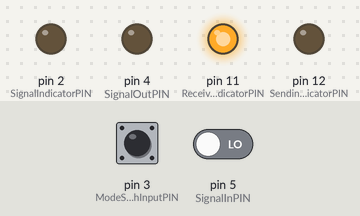
A sketch run on a simulated Arduino Nano, built with avr-gcc and run on an emulated ATmega328P. Parts: output pins drawn as LEDs (lit = HIGH). Inputs (shaded band) come from the test bench; at power-on: pin 3 (ModeSwitchInputPIN) LOW, pin 5 (SignalInPIN) LOW. What the sketch prints to the serial monitor is not drawn.

Above: at 1.2 s.
1.3 s: pin 3 (ModeSwitchInputPIN) pulled HIGH for 0.15 s
At 1.37 s:
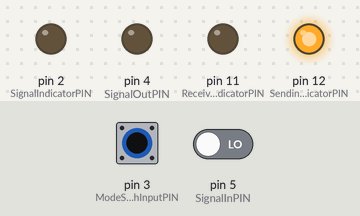
4.4 s: pin 3 (ModeSwitchInputPIN) pulled HIGH for 3.2 s
At 8.4 s:
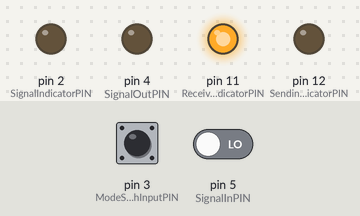
Timing chart, 0 to 9.9 s (numbered marks = the images above; inputs shaded):
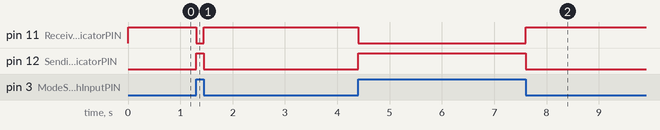

The sketch:

MorseCodeRestructured.ino
```cpp
/****************************************************************
Design by Brady Campbell
created: 1/6/2025     last edited: 3/28/2025
Arduino Nano - Morse Code Project

This version: V1
****************************************************************/

/****************************************************************
KEY MORSE CODE FACTS
****************************************************************/
//review these before making any changes

//    dot 1 unit                    '.'
//    dash 3 unit                   '-'
//    intra-character space 1 unit  'na' //built into dot & dash
//    inter-character space 3 unit  ' '
//    word space 7 unit             '|'
//    UNIT: 200ms  <-- IMPORTANT: this value MUST be IDENTICAL
//                                for both units or it won't work!

/****************************************************************
DICTIONARY - ARRAY OF A STRUCT
****************************************************************/
struct DictionaryMorse {
  char alpha;
  String morse;
};

DictionaryMorse dictionary[] = {
  //ALPHABET
  { 'A', ".- " },
  { 'B', "-... " },
  { 'C', "-.-. " },
  { 'D', "-.. " },
  { 'E', ". " },
  { 'F', "..-. " },
  { 'G', "--. " },
  { 'H', ".... " },
  { 'I', ".. " },
  { 'J', ".--- " },
  { 'K', "-.- " },
  { 'L', ".-.. " },
  { 'M', "-- " },
  { 'N', "-. " },
  { 'O', "--- " },
  { 'P', ".--. " },
  { 'Q', "--.- " },
  { 'R', ".-. " },
  { 'S', "... " },
  { 'T', "- " },
  { 'U', "..- " },
  { 'V', "...- " },
  { 'W', ".-- " },
  { 'X', "-..- " },
  { 'Y', "-.-- " },
  { 'Z', "--.. " },
  //NUMBERS
  { '1', ".---- " },
  { '2', "..--- " },
  { '3', "...-- " },
  { '4', "....- " },
  { '5', "..... " },
  { '6', "-.... " },
  { '7', "--... " },
  { '8', "---.. " },
  { '9', "----. " },
  { '0', "----- " },
  //PUNCTUATION
  { '.', ".-.-.- " },  //FULL STOP
  { ' ', "|" }         //SPACE
};

//DICTIONARY SIZE
int dictionarySize = sizeof(dictionary) / sizeof(dictionary[0]);


/****************************************************************
VARIABLES & PINS
****************************************************************/
//PINS:

    //INPUTS
    int SignalInPIN  = 5;
    int ModeSwitchInputPIN = 3;

    //OUTPUTS
    int SignalOutPIN = 4;

    //INDICATORS
    int SendingModeIndicatorPIN = 12;
    int ReceivingModeIndicatorPIN  = 11;
    int SignalIndicatorPIN = 2;

//VARIABLES:

    //UNIT OF TIME
    unsigned int unit = 200; //milliseconds

    //TRANSLATE MORSE TO ALPHA
    String morseMessage;


    //SERIAL HANDLER
    String serialIn;
    int serialInLength;

    //MODE MANAGER
    bool receivingMode;
    bool sendingMode;

    //SIGNAL GENERATOR
    String messageMorseOut;
    unsigned int messageMorseOutLength;

    //SCRIBE & DECODING
    float duration;
    bool scribeMode;
    String messageMorseIn;
    bool currentState;
    bool lastState;
    float currentEdge;
    float lastEdge;


/****************************************************************
ENCODE ALPHANUMBERIC TO MORSE & MORSE TO ALPHA.
****************************************************************/
String translateAlphaToMorse(char alpha) {
  for (int i = 0; i < dictionarySize; i++) {
    if (dictionary[i].alpha == alpha) {
      return dictionary[i].morse;
    }
  }
  return "!";  // Return Error Character
}

char translateMorseCharToAlphaChar(String morseSubString) {
  for (int i = 0; i < dictionarySize; i++) {
    if (dictionary[i].morse == morseSubString) {
      return dictionary[i].alpha;
    }
  }
  return "!";  // Return Error Character
}

/****************************************************************
TRANSLATE MORSE - PARSE AND CALL DECODE FUNCTION FOR EACH CHAR
****************************************************************/
String translateMorseToAlpha(String morseMessage) {
    String translatedMessage = "";
    String morseSubString = "";

    for (int i = 0; i < morseMessage.length(); i++) {
        char currentMorseChar = morseMessage.charAt(i);

        if (currentMorseChar != ' ' && currentMorseChar != '|') {
            morseSubString += currentMorseChar;  // Collecting Morse character
        }
        else //if (currentMorseChar == ' ' || currentMorseChar == '|')
        {
            // Process the collected Morse character when a space or word separator is encountered
            if (morseSubString.length() > 0) {
                char translatedChar = translateMorseCharToAlphaChar(morseSubString + ' ');
                translatedMessage += translatedChar;
                morseSubString = ""; // Reset for next character
            }
            if (currentMorseChar == '|') {
                translatedMessage += ' '; // Adding space for word separation
            }
        }
    }

    // Ensure the last Morse character is translated
    if (morseSubString.length() > 0) {
        char translatedChar = translateMorseCharToAlphaChar(morseSubString + ' ');
        translatedMessage += translatedChar;
    }

    messageMorseIn = "";
    return translatedMessage;

}

/****************************************************************
MORSE SIGNAL GENERATOR
****************************************************************/
void morseSignalGenerator() {
  for (int i = 0; i < messageMorseOutLength; i++) {
    switch (messageMorseOut[i]) {
      //DOT
      case '.':
        digitalWrite(SignalOutPIN, HIGH);
        digitalWrite(SignalIndicatorPIN, HIGH);
        delay(unit);  //dot
        digitalWrite(SignalOutPIN, LOW);
        digitalWrite(SignalIndicatorPIN, LOW);
        delay(unit);  //intra character space
        break;

      //DASH
      case '-':
        digitalWrite(SignalOutPIN, HIGH);
        digitalWrite(SignalIndicatorPIN, HIGH);
        delay(3 * unit);  //dash
        digitalWrite(SignalOutPIN, LOW);
        digitalWrite(SignalIndicatorPIN, LOW);
        delay(unit);  //intra character space
        break;

      //INTER CHARACTER SPACE
      case ' ':
        digitalWrite(SignalOutPIN, LOW);
        digitalWrite(SignalIndicatorPIN, LOW);
        delay(2 * unit);
        break;

      //INTER WORD SPACE
      case '|':
        digitalWrite(SignalOutPIN, LOW);
        digitalWrite(SignalIndicatorPIN, LOW);
        delay(6 * unit);
        break;
    }
  }
}

/****************************************************************
MORSE SIGNAL SCRIBE
****************************************************************/
void morseSignalScribe() {

    if (scribeMode == HIGH) {
        if (duration >= (0.25 * unit) && duration <= (2 * unit)) {
            messageMorseIn += '.';
            Serial.print(".");
        }
        else if (duration > (2 * unit)) {
            messageMorseIn += '-';
            Serial.print("-");
        }
        else {
            // Add an error handler or alert for invalid signal length.
        }
    }

    if (scribeMode == LOW) {
        if (duration >= (2 * unit) && duration <= (6 * unit)) {
            messageMorseIn += ' ';
            Serial.print(" "); // Intra-character gap
        }
        else if (duration > (6 * unit)) {
            messageMorseIn += '|'; // Inter-word gap
            Serial.print("|");
        }
    }
}

/****************************************************************
SERIAL INPUT HANDLING
****************************************************************/
void serialHandler() {
    while (Serial.available() > 0) {
        serialIn += (char)Serial.read();
        delay(10);
    }
    serialInLength = serialIn.length();
}

/****************************************************************
MODE MANAGER
****************************************************************/
void modeManager() {
    bool modeSwitch = digitalRead(ModeSwitchInputPIN);
    if (modeSwitch == HIGH) {
        //Set Mode to sending (and indicate)
        sendingMode = HIGH;
        digitalWrite(SendingModeIndicatorPIN, HIGH);
        receivingMode = LOW;
        digitalWrite(ReceivingModeIndicatorPIN, LOW);
    }
    else if (modeSwitch == LOW) {
        //Set Mode to Receiving (and indicate)
        sendingMode = LOW;
        digitalWrite(SendingModeIndicatorPIN, LOW);
        receivingMode = HIGH;
        digitalWrite(ReceivingModeIndicatorPIN, HIGH);
    }
}

/****************************************************************
SETUP - RUNS JUST ONCE, LIGHT USE IN THIS PROGRAM
****************************************************************/
void setup() {
    //SETUP
    Serial.begin(9600);

    pinMode(SignalIndicatorPIN, OUTPUT);
    pinMode(SignalInPIN, INPUT);
    pinMode(SignalOutPIN, OUTPUT);

    pinMode(ModeSwitchInputPIN, INPUT);
    pinMode(SendingModeIndicatorPIN, OUTPUT);
    pinMode(ReceivingModeIndicatorPIN, OUTPUT);

    //USER INSTRUCTIONS
    Serial.println("OPEN SERIAL, AWAITING USER INPUT");
}

/****************************************************************
LOOP - RUNS REPEATEDLY, MAIN BLOCK OF CODE FOR THIS PROGRAM
****************************************************************/
void loop() {

    modeManager();

    /************************************************************
    SENDING
    ************************************************************/
    if (sendingMode == HIGH) {
        serialHandler();

        //TRANSLATE ALPHANUMBERIC TO MORSE
        for (int i = 0; i < serialInLength; i++) {
            messageMorseOut += translateAlphaToMorse(serialIn[i]);
        }

        if (serialIn != "") {
            //PRINT TO SERIAL
            Serial.println("SENDING MODE, YOUR MESSAGE: ");
            Serial.println("ALPHANUMBERIC:");
            Serial.println(serialIn);
            Serial.println("MORSE-ENCODED: ");
            Serial.println(messageMorseOut);
        }

        //SIGNAL GENERATOR
        messageMorseOutLength = messageMorseOut.length();
        morseSignalGenerator();
        serialIn = "";
        messageMorseOut = "";
    }

    /************************************************************
    RECEIVING
    ************************************************************/
    else if (receivingMode == HIGH) {

        currentState = digitalRead(SignalInPIN);

        if (lastState == LOW && currentState == HIGH) {
            scribeMode = LOW;
            currentEdge = millis();
            duration = currentEdge - lastEdge;
            morseSignalScribe(); //pass duration and mode to scribe
            lastEdge = millis();
        }

        if (lastState == HIGH && currentState == LOW) {
            scribeMode = HIGH;
            currentEdge = millis();
            duration = currentEdge - lastEdge;
            morseSignalScribe(); //pass duration and mode to scribe
            lastEdge = millis();
        }

        if (lastState == LOW && lastState == currentState) {
            currentEdge = millis();
            duration = currentEdge - lastEdge;

            if(duration >= 20 * unit){
                //TRANSLATE MORSE TO ALPHANUMBERIC
                if(messageMorseIn != ""){
                    Serial.println();
                    Serial.println("MORSE MESSAGE RECEIVED");
                    Serial.println(messageMorseIn);
                    Serial.println("TRANSLATED MESSAGE");
                    Serial.println(translateMorseToAlpha(messageMorseIn));

                }
            }
        }

        lastState = currentState; //update state
    }
}
```

Measured:
- after the input at 1.3 s, pin 11 (ReceivingModeIndicatorPIN): HIGH → LOW at once, → HIGH 0.15 s later; pin 12 (SendingModeIndicatorPIN): LOW → HIGH at once, → LOW 0.15 s later
- after the input at 4.4 s, pin 11 (ReceivingModeIndicatorPIN): HIGH → LOW at once, → HIGH 3.2 s later; pin 12 (SendingModeIndicatorPIN): LOW → HIGH at once, → LOW 3.2 s later
